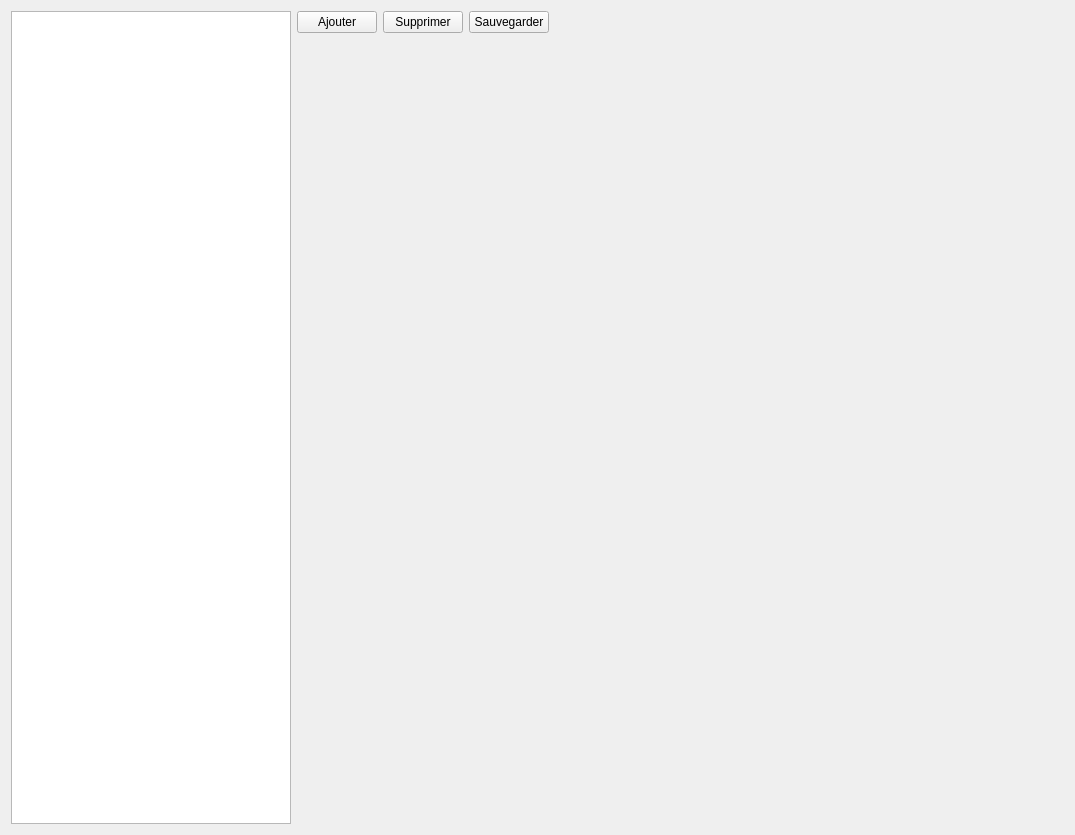
<?xml version="1.0" encoding="UTF-8"?>
<ui version="4.0">
 <class>PaneShippingAddresses</class>
 <widget class="QWidget" name="PaneShippingAddresses">
  <property name="geometry">
   <rect>
    <x>0</x>
    <y>0</y>
    <width>1075</width>
    <height>835</height>
   </rect>
  </property>
  <property name="windowTitle">
   <string>Addresses d'expédition</string>
  </property>
  <layout class="QHBoxLayout" name="horizontalLayout_2">
   <item>
    <widget class="QListView" name="listViewAddresses">
     <property name="maximumSize">
      <size>
       <width>280</width>
       <height>16777215</height>
      </size>
     </property>
    </widget>
   </item>
   <item>
    <layout class="QVBoxLayout" name="verticalLayout">
     <item>
      <layout class="QHBoxLayout" name="horizontalLayout">
       <item>
        <widget class="QPushButton" name="buttonAdd">
         <property name="text">
          <string>Ajouter</string>
         </property>
        </widget>
       </item>
       <item>
        <widget class="QPushButton" name="buttonRemove">
         <property name="text">
          <string>Supprimer</string>
         </property>
        </widget>
       </item>
       <item>
        <widget class="QPushButton" name="buttonSave">
         <property name="text">
          <string>Sauvegarder</string>
         </property>
        </widget>
       </item>
       <item>
        <spacer name="horizontalSpacer">
         <property name="orientation">
          <enum>Qt::Horizontal</enum>
         </property>
         <property name="sizeHint" stdset="0">
          <size>
           <width>40</width>
           <height>20</height>
          </size>
         </property>
        </spacer>
       </item>
      </layout>
     </item>
     <item>
      <widget class="WidgetAddress" name="widgetAddress" native="true"/>
     </item>
     <item>
      <spacer name="verticalSpacer">
       <property name="orientation">
        <enum>Qt::Vertical</enum>
       </property>
       <property name="sizeHint" stdset="0">
        <size>
         <width>20</width>
         <height>40</height>
        </size>
       </property>
      </spacer>
     </item>
    </layout>
   </item>
  </layout>
 </widget>
 <customwidgets>
  <customwidget>
   <class>WidgetAddress</class>
   <extends>QWidget</extends>
   <header>gui/panes/widgets/WidgetAddress.h</header>
   <container>1</container>
  </customwidget>
 </customwidgets>
 <resources/>
 <connections/>
</ui>
